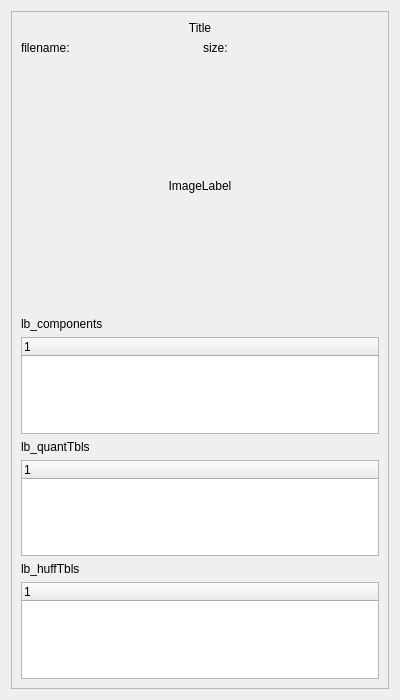
<?xml version="1.0" encoding="UTF-8"?>
<ui version="4.0">
 <class>Form</class>
 <widget class="QWidget" name="Form">
  <property name="geometry">
   <rect>
    <x>0</x>
    <y>0</y>
    <width>400</width>
    <height>700</height>
   </rect>
  </property>
  <property name="windowTitle">
   <string>Form</string>
  </property>
  <layout class="QVBoxLayout" name="verticalLayout">
   <item>
    <widget class="QScrollArea" name="scrollArea">
     <property name="widgetResizable">
      <bool>true</bool>
     </property>
     <widget class="QWidget" name="scrollAreaWidgetContents">
      <property name="geometry">
       <rect>
        <x>0</x>
        <y>0</y>
        <width>374</width>
        <height>674</height>
       </rect>
      </property>
      <layout class="QVBoxLayout" name="verticalLayout_2">
       <item>
        <widget class="QLabel" name="lb_title">
         <property name="text">
          <string>Title</string>
         </property>
         <property name="alignment">
          <set>Qt::AlignCenter</set>
         </property>
        </widget>
       </item>
       <item>
        <layout class="QHBoxLayout" name="horizontalLayout">
         <item>
          <widget class="QLabel" name="lb_filename">
           <property name="text">
            <string>filename:</string>
           </property>
          </widget>
         </item>
         <item>
          <widget class="QLabel" name="lb_size">
           <property name="text">
            <string>size:</string>
           </property>
          </widget>
         </item>
        </layout>
       </item>
       <item>
        <widget class="ImageLabel" name="lb_image">
         <property name="minimumSize">
          <size>
           <width>250</width>
           <height>250</height>
          </size>
         </property>
         <property name="text">
          <string>ImageLabel</string>
         </property>
         <property name="alignment">
          <set>Qt::AlignCenter</set>
         </property>
        </widget>
       </item>
       <item>
        <widget class="QLabel" name="lb_components">
         <property name="text">
          <string>lb_components</string>
         </property>
        </widget>
       </item>
       <item>
        <widget class="AdaptiveTreeWidget" name="treeWidget_components">
         <property name="uniformRowHeights">
          <bool>true</bool>
         </property>
         <column>
          <property name="text">
           <string notr="true">1</string>
          </property>
         </column>
        </widget>
       </item>
       <item>
        <widget class="QLabel" name="lb_quantTbls">
         <property name="text">
          <string>lb_quantTbls</string>
         </property>
        </widget>
       </item>
       <item>
        <widget class="QTreeWidget" name="treeWidget_quantTbls">
         <column>
          <property name="text">
           <string notr="true">1</string>
          </property>
         </column>
        </widget>
       </item>
       <item>
        <widget class="QLabel" name="label">
         <property name="text">
          <string>lb_huffTbls</string>
         </property>
        </widget>
       </item>
       <item>
        <widget class="QTreeWidget" name="treeWidget_huffTbls">
         <column>
          <property name="text">
           <string notr="true">1</string>
          </property>
         </column>
        </widget>
       </item>
      </layout>
     </widget>
    </widget>
   </item>
  </layout>
 </widget>
 <customwidgets>
  <customwidget>
   <class>ImageLabel</class>
   <extends>QLabel</extends>
   <header>widgets/ImageLabel.h</header>
  </customwidget>
  <customwidget>
   <class>AdaptiveTreeWidget</class>
   <extends>QTreeWidget</extends>
   <header>widgets/AdaptiveTreeWidget.h</header>
  </customwidget>
 </customwidgets>
 <resources/>
 <connections/>
</ui>
